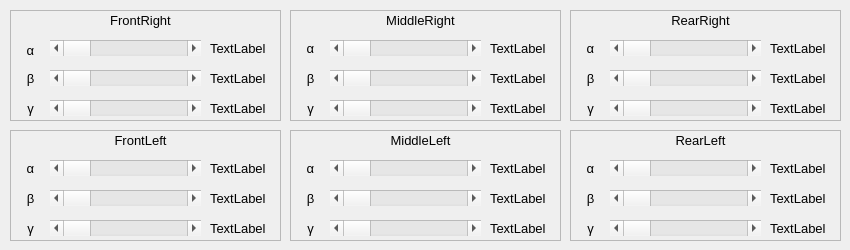
    <widget class="QWidget" name="tab">
     <attribute name="title">
      <string>自定义控制</string>
     </attribute>
     <widget class="QFrame" name="frame_5">
      <property name="geometry">
       <rect>
        <x>10</x>
        <y>10</y>
        <width>271</width>
        <height>111</height>
       </rect>
      </property>
      <property name="frameShape">
       <enum>QFrame::StyledPanel</enum>
      </property>
      <property name="frameShadow">
       <enum>QFrame::Raised</enum>
      </property>
      <widget class="QLabel" name="label_4">
       <property name="geometry">
        <rect>
         <x>90</x>
         <y>0</y>
         <width>81</width>
         <height>20</height>
        </rect>
       </property>
       <property name="font">
        <font>
         <family>Arial</family>
         <pointsize>10</pointsize>
        </font>
       </property>
       <property name="text">
        <string>FrontRight</string>
       </property>
       <property name="alignment">
        <set>Qt::AlignCenter</set>
       </property>
      </widget>
      <widget class="QLabel" name="label_5">
       <property name="geometry">
        <rect>
         <x>10</x>
         <y>30</y>
         <width>21</width>
         <height>20</height>
        </rect>
       </property>
       <property name="font">
        <font>
         <family>Arial</family>
         <pointsize>10</pointsize>
        </font>
       </property>
       <property name="text">
        <string>α</string>
       </property>
       <property name="alignment">
        <set>Qt::AlignCenter</set>
       </property>
      </widget>
      <widget class="QScrollBar" name="horizontalScrollBar">
       <property name="geometry">
        <rect>
         <x>40</x>
         <y>30</y>
         <width>151</width>
         <height>16</height>
        </rect>
       </property>
       <property name="orientation">
        <enum>Qt::Horizontal</enum>
       </property>
      </widget>
      <widget class="QLabel" name="label_6">
       <property name="geometry">
        <rect>
         <x>200</x>
         <y>30</y>
         <width>61</width>
         <height>16</height>
        </rect>
       </property>
       <property name="font">
        <font>
         <family>Arial</family>
         <pointsize>10</pointsize>
        </font>
       </property>
       <property name="text">
        <string>TextLabel</string>
       </property>
      </widget>
      <widget class="QLabel" name="label_7">
       <property name="geometry">
        <rect>
         <x>10</x>
         <y>60</y>
         <width>21</width>
         <height>16</height>
        </rect>
       </property>
       <property name="font">
        <font>
         <family>Arial</family>
         <pointsize>10</pointsize>
        </font>
       </property>
       <property name="text">
        <string>β</string>
       </property>
       <property name="alignment">
        <set>Qt::AlignCenter</set>
       </property>
      </widget>
      <widget class="QLabel" name="label_8">
       <property name="geometry">
        <rect>
         <x>10</x>
         <y>90</y>
         <width>21</width>
         <height>16</height>
        </rect>
       </property>
       <property name="font">
        <font>
         <family>Arial</family>
         <pointsize>10</pointsize>
        </font>
       </property>
       <property name="text">
        <string>γ</string>
       </property>
       <property name="alignment">
        <set>Qt::AlignCenter</set>
       </property>
      </widget>
      <widget class="QScrollBar" name="horizontalScrollBar_2">
       <property name="geometry">
        <rect>
         <x>40</x>
         <y>60</y>
         <width>151</width>
         <height>16</height>
        </rect>
       </property>
       <property name="orientation">
        <enum>Qt::Horizontal</enum>
       </property>
      </widget>
      <widget class="QScrollBar" name="horizontalScrollBar_3">
       <property name="geometry">
        <rect>
         <x>40</x>
         <y>90</y>
         <width>151</width>
         <height>16</height>
        </rect>
       </property>
       <property name="orientation">
        <enum>Qt::Horizontal</enum>
       </property>
      </widget>
      <widget class="QLabel" name="label_9">
       <property name="geometry">
        <rect>
         <x>200</x>
         <y>60</y>
         <width>61</width>
         <height>16</height>
        </rect>
       </property>
       <property name="font">
        <font>
         <family>Arial</family>
         <pointsize>10</pointsize>
        </font>
       </property>
       <property name="text">
        <string>TextLabel</string>
       </property>
      </widget>
      <widget class="QLabel" name="label_10">
       <property name="geometry">
        <rect>
         <x>200</x>
         <y>90</y>
         <width>61</width>
         <height>16</height>
        </rect>
       </property>
       <property name="font">
        <font>
         <family>Arial</family>
         <pointsize>10</pointsize>
        </font>
       </property>
       <property name="text">
        <string>TextLabel</string>
       </property>
      </widget>
     </widget>
     <widget class="QFrame" name="frame_6">
      <property name="geometry">
       <rect>
        <x>10</x>
        <y>130</y>
        <width>271</width>
        <height>111</height>
       </rect>
      </property>
      <property name="frameShape">
       <enum>QFrame::StyledPanel</enum>
      </property>
      <property name="frameShadow">
       <enum>QFrame::Raised</enum>
      </property>
      <widget class="QLabel" name="label_11">
       <property name="geometry">
        <rect>
         <x>90</x>
         <y>0</y>
         <width>81</width>
         <height>20</height>
        </rect>
       </property>
       <property name="font">
        <font>
         <family>Arial</family>
         <pointsize>10</pointsize>
        </font>
       </property>
       <property name="text">
        <string>FrontLeft</string>
       </property>
       <property name="alignment">
        <set>Qt::AlignCenter</set>
       </property>
      </widget>
      <widget class="QLabel" name="label_12">
       <property name="geometry">
        <rect>
         <x>10</x>
         <y>30</y>
         <width>21</width>
         <height>16</height>
        </rect>
       </property>
       <property name="font">
        <font>
         <family>Arial</family>
         <pointsize>10</pointsize>
        </font>
       </property>
       <property name="text">
        <string>α</string>
       </property>
       <property name="alignment">
        <set>Qt::AlignCenter</set>
       </property>
      </widget>
      <widget class="QLabel" name="label_13">
       <property name="geometry">
        <rect>
         <x>10</x>
         <y>60</y>
         <width>21</width>
         <height>16</height>
        </rect>
       </property>
       <property name="font">
        <font>
         <family>Arial</family>
         <pointsize>10</pointsize>
        </font>
       </property>
       <property name="text">
        <string>β</string>
       </property>
       <property name="alignment">
        <set>Qt::AlignCenter</set>
       </property>
      </widget>
      <widget class="QScrollBar" name="horizontalScrollBar_4">
       <property name="geometry">
        <rect>
         <x>40</x>
         <y>30</y>
         <width>151</width>
         <height>16</height>
        </rect>
       </property>
       <property name="orientation">
        <enum>Qt::Horizontal</enum>
       </property>
      </widget>
      <widget class="QScrollBar" name="horizontalScrollBar_5">
       <property name="geometry">
        <rect>
         <x>40</x>
         <y>60</y>
         <width>151</width>
         <height>16</height>
        </rect>
       </property>
       <property name="orientation">
        <enum>Qt::Horizontal</enum>
       </property>
      </widget>
      <widget class="QLabel" name="label_14">
       <property name="geometry">
        <rect>
         <x>200</x>
         <y>60</y>
         <width>61</width>
         <height>16</height>
        </rect>
       </property>
       <property name="font">
        <font>
         <family>Arial</family>
         <pointsize>10</pointsize>
        </font>
       </property>
       <property name="text">
        <string>TextLabel</string>
       </property>
      </widget>
      <widget class="QLabel" name="label_15">
       <property name="geometry">
        <rect>
         <x>200</x>
         <y>30</y>
         <width>61</width>
         <height>16</height>
        </rect>
       </property>
       <property name="font">
        <font>
         <family>Arial</family>
         <pointsize>10</pointsize>
        </font>
       </property>
       <property name="text">
        <string>TextLabel</string>
       </property>
      </widget>
      <widget class="QLabel" name="label_16">
       <property name="geometry">
        <rect>
         <x>10</x>
         <y>90</y>
         <width>21</width>
         <height>16</height>
        </rect>
       </property>
       <property name="font">
        <font>
         <family>Arial</family>
         <pointsize>10</pointsize>
        </font>
       </property>
       <property name="text">
        <string>γ</string>
       </property>
       <property name="alignment">
        <set>Qt::AlignCenter</set>
       </property>
      </widget>
      <widget class="QLabel" name="label_17">
       <property name="geometry">
        <rect>
         <x>200</x>
         <y>90</y>
         <width>61</width>
         <height>16</height>
        </rect>
       </property>
       <property name="font">
        <font>
         <family>Arial</family>
         <pointsize>10</pointsize>
        </font>
       </property>
       <property name="text">
        <string>TextLabel</string>
       </property>
      </widget>
      <widget class="QScrollBar" name="horizontalScrollBar_6">
       <property name="geometry">
        <rect>
         <x>40</x>
         <y>90</y>
         <width>151</width>
         <height>16</height>
        </rect>
       </property>
       <property name="orientation">
        <enum>Qt::Horizontal</enum>
       </property>
      </widget>
     </widget>
     <widget class="QFrame" name="frame_7">
      <property name="geometry">
       <rect>
        <x>290</x>
        <y>10</y>
        <width>271</width>
        <height>111</height>
       </rect>
      </property>
      <property name="frameShape">
       <enum>QFrame::StyledPanel</enum>
      </property>
      <property name="frameShadow">
       <enum>QFrame::Raised</enum>
      </property>
      <widget class="QLabel" name="label_18">
       <property name="geometry">
        <rect>
         <x>90</x>
         <y>0</y>
         <width>81</width>
         <height>20</height>
        </rect>
       </property>
       <property name="font">
        <font>
         <family>Arial</family>
         <pointsize>10</pointsize>
        </font>
       </property>
       <property name="text">
        <string>MiddleRight</string>
       </property>
       <property name="alignment">
        <set>Qt::AlignCenter</set>
       </property>
      </widget>
      <widget class="QLabel" name="label_19">
       <property name="geometry">
        <rect>
         <x>10</x>
         <y>30</y>
         <width>21</width>
         <height>16</height>
        </rect>
       </property>
       <property name="font">
        <font>
         <family>Arial</family>
         <pointsize>10</pointsize>
        </font>
       </property>
       <property name="text">
        <string>α</string>
       </property>
       <property name="alignment">
        <set>Qt::AlignCenter</set>
       </property>
      </widget>
      <widget class="QLabel" name="label_20">
       <property name="geometry">
        <rect>
         <x>10</x>
         <y>60</y>
         <width>21</width>
         <height>16</height>
        </rect>
       </property>
       <property name="font">
        <font>
         <family>Arial</family>
         <pointsize>10</pointsize>
        </font>
       </property>
       <property name="text">
        <string>β</string>
       </property>
       <property name="alignment">
        <set>Qt::AlignCenter</set>
       </property>
      </widget>
      <widget class="QScrollBar" name="horizontalScrollBar_7">
       <property name="geometry">
        <rect>
         <x>40</x>
         <y>30</y>
         <width>151</width>
         <height>16</height>
        </rect>
       </property>
       <property name="orientation">
        <enum>Qt::Horizontal</enum>
       </property>
      </widget>
      <widget class="QScrollBar" name="horizontalScrollBar_8">
       <property name="geometry">
        <rect>
         <x>40</x>
         <y>60</y>
         <width>151</width>
         <height>16</height>
        </rect>
       </property>
       <property name="orientation">
        <enum>Qt::Horizontal</enum>
       </property>
      </widget>
      <widget class="QLabel" name="label_21">
       <property name="geometry">
        <rect>
         <x>200</x>
         <y>60</y>
         <width>61</width>
         <height>16</height>
        </rect>
       </property>
       <property name="font">
        <font>
         <family>Arial</family>
         <pointsize>10</pointsize>
        </font>
       </property>
       <property name="text">
        <string>TextLabel</string>
       </property>
      </widget>
      <widget class="QLabel" name="label_22">
       <property name="geometry">
        <rect>
         <x>200</x>
         <y>30</y>
         <width>61</width>
         <height>16</height>
        </rect>
       </property>
       <property name="font">
        <font>
         <family>Arial</family>
         <pointsize>10</pointsize>
        </font>
       </property>
       <property name="text">
        <string>TextLabel</string>
       </property>
      </widget>
      <widget class="QLabel" name="label_23">
       <property name="geometry">
        <rect>
         <x>10</x>
         <y>90</y>
         <width>21</width>
         <height>16</height>
        </rect>
       </property>
       <property name="font">
        <font>
         <family>Arial</family>
         <pointsize>10</pointsize>
        </font>
       </property>
       <property name="text">
        <string>γ</string>
       </property>
       <property name="alignment">
        <set>Qt::AlignCenter</set>
       </property>
      </widget>
      <widget class="QLabel" name="label_24">
       <property name="geometry">
        <rect>
         <x>200</x>
         <y>90</y>
         <width>61</width>
         <height>16</height>
        </rect>
       </property>
       <property name="font">
        <font>
         <family>Arial</family>
         <pointsize>10</pointsize>
        </font>
       </property>
       <property name="text">
        <string>TextLabel</string>
       </property>
      </widget>
      <widget class="QScrollBar" name="horizontalScrollBar_9">
       <property name="geometry">
        <rect>
         <x>40</x>
         <y>90</y>
         <width>151</width>
         <height>16</height>
        </rect>
       </property>
       <property name="orientation">
        <enum>Qt::Horizontal</enum>
       </property>
      </widget>
     </widget>
     <widget class="QFrame" name="frame_8">
      <property name="geometry">
       <rect>
        <x>290</x>
        <y>130</y>
        <width>271</width>
        <height>111</height>
       </rect>
      </property>
      <property name="frameShape">
       <enum>QFrame::StyledPanel</enum>
      </property>
      <property name="frameShadow">
       <enum>QFrame::Raised</enum>
      </property>
      <widget class="QLabel" name="label_25">
       <property name="geometry">
        <rect>
         <x>90</x>
         <y>0</y>
         <width>81</width>
         <height>20</height>
        </rect>
       </property>
       <property name="font">
        <font>
         <family>Arial</family>
         <pointsize>10</pointsize>
        </font>
       </property>
       <property name="text">
        <string>MiddleLeft</string>
       </property>
       <property name="alignment">
        <set>Qt::AlignCenter</set>
       </property>
      </widget>
      <widget class="QLabel" name="label_26">
       <property name="geometry">
        <rect>
         <x>10</x>
         <y>30</y>
         <width>21</width>
         <height>16</height>
        </rect>
       </property>
       <property name="font">
        <font>
         <family>Arial</family>
         <pointsize>10</pointsize>
        </font>
       </property>
       <property name="text">
        <string>α</string>
       </property>
       <property name="alignment">
        <set>Qt::AlignCenter</set>
       </property>
      </widget>
      <widget class="QLabel" name="label_27">
       <property name="geometry">
        <rect>
         <x>10</x>
         <y>60</y>
         <width>21</width>
         <height>16</height>
        </rect>
       </property>
       <property name="font">
        <font>
         <family>Arial</family>
         <pointsize>10</pointsize>
        </font>
       </property>
       <property name="text">
        <string>β</string>
       </property>
       <property name="alignment">
        <set>Qt::AlignCenter</set>
       </property>
      </widget>
      <widget class="QScrollBar" name="horizontalScrollBar_10">
       <property name="geometry">
        <rect>
         <x>40</x>
         <y>30</y>
         <width>151</width>
         <height>16</height>
        </rect>
       </property>
       <property name="orientation">
        <enum>Qt::Horizontal</enum>
       </property>
      </widget>
      <widget class="QScrollBar" name="horizontalScrollBar_11">
       <property name="geometry">
        <rect>
         <x>40</x>
         <y>60</y>
         <width>151</width>
         <height>16</height>
        </rect>
       </property>
       <property name="orientation">
        <enum>Qt::Horizontal</enum>
       </property>
      </widget>
      <widget class="QLabel" name="label_28">
       <property name="geometry">
        <rect>
         <x>200</x>
         <y>60</y>
         <width>61</width>
         <height>16</height>
        </rect>
       </property>
       <property name="font">
        <font>
         <family>Arial</family>
         <pointsize>10</pointsize>
        </font>
       </property>
       <property name="text">
        <string>TextLabel</string>
       </property>
      </widget>
      <widget class="QLabel" name="label_29">
       <property name="geometry">
        <rect>
         <x>200</x>
         <y>30</y>
         <width>61</width>
         <height>16</height>
        </rect>
       </property>
       <property name="font">
        <font>
         <family>Arial</family>
         <pointsize>10</pointsize>
        </font>
       </property>
       <property name="text">
        <string>TextLabel</string>
       </property>
      </widget>
      <widget class="QLabel" name="label_30">
       <property name="geometry">
        <rect>
         <x>10</x>
         <y>90</y>
         <width>21</width>
         <height>16</height>
        </rect>
       </property>
       <property name="font">
        <font>
         <family>Arial</family>
         <pointsize>10</pointsize>
        </font>
       </property>
       <property name="text">
        <string>γ</string>
       </property>
       <property name="alignment">
        <set>Qt::AlignCenter</set>
       </property>
      </widget>
      <widget class="QLabel" name="label_31">
       <property name="geometry">
        <rect>
         <x>200</x>
         <y>90</y>
         <width>61</width>
         <height>16</height>
        </rect>
       </property>
       <property name="font">
        <font>
         <family>Arial</family>
         <pointsize>10</pointsize>
        </font>
       </property>
       <property name="text">
        <string>TextLabel</string>
       </property>
      </widget>
      <widget class="QScrollBar" name="horizontalScrollBar_12">
       <property name="geometry">
        <rect>
         <x>40</x>
         <y>90</y>
         <width>151</width>
         <height>16</height>
        </rect>
       </property>
       <property name="orientation">
        <enum>Qt::Horizontal</enum>
       </property>
      </widget>
     </widget>
     <widget class="QFrame" name="frame_9">
      <property name="geometry">
       <rect>
        <x>570</x>
        <y>10</y>
        <width>271</width>
        <height>111</height>
       </rect>
      </property>
      <property name="frameShape">
       <enum>QFrame::StyledPanel</enum>
      </property>
      <property name="frameShadow">
       <enum>QFrame::Raised</enum>
      </property>
      <widget class="QLabel" name="label_32">
       <property name="geometry">
        <rect>
         <x>90</x>
         <y>0</y>
         <width>81</width>
         <height>20</height>
        </rect>
       </property>
       <property name="font">
        <font>
         <family>Arial</family>
         <pointsize>10</pointsize>
        </font>
       </property>
       <property name="text">
        <string>RearRight</string>
       </property>
       <property name="alignment">
        <set>Qt::AlignCenter</set>
       </property>
      </widget>
      <widget class="QLabel" name="label_33">
       <property name="geometry">
        <rect>
         <x>10</x>
         <y>30</y>
         <width>21</width>
         <height>16</height>
        </rect>
       </property>
       <property name="font">
        <font>
         <family>Arial</family>
         <pointsize>10</pointsize>
        </font>
       </property>
       <property name="text">
        <string>α</string>
       </property>
       <property name="alignment">
        <set>Qt::AlignCenter</set>
       </property>
      </widget>
      <widget class="QLabel" name="label_34">
       <property name="geometry">
        <rect>
         <x>10</x>
         <y>60</y>
         <width>21</width>
         <height>16</height>
        </rect>
       </property>
       <property name="font">
        <font>
         <family>Arial</family>
         <pointsize>10</pointsize>
        </font>
       </property>
       <property name="text">
        <string>β</string>
       </property>
       <property name="alignment">
        <set>Qt::AlignCenter</set>
       </property>
      </widget>
      <widget class="QScrollBar" name="horizontalScrollBar_13">
       <property name="geometry">
        <rect>
         <x>40</x>
         <y>30</y>
         <width>151</width>
         <height>16</height>
        </rect>
       </property>
       <property name="orientation">
        <enum>Qt::Horizontal</enum>
       </property>
      </widget>
      <widget class="QScrollBar" name="horizontalScrollBar_14">
       <property name="geometry">
        <rect>
         <x>40</x>
         <y>60</y>
         <width>151</width>
         <height>16</height>
        </rect>
       </property>
       <property name="orientation">
        <enum>Qt::Horizontal</enum>
       </property>
      </widget>
      <widget class="QLabel" name="label_35">
       <property name="geometry">
        <rect>
         <x>200</x>
         <y>60</y>
         <width>61</width>
         <height>16</height>
        </rect>
       </property>
       <property name="font">
        <font>
         <family>Arial</family>
         <pointsize>10</pointsize>
        </font>
       </property>
       <property name="text">
        <string>TextLabel</string>
       </property>
      </widget>
      <widget class="QLabel" name="label_36">
       <property name="geometry">
        <rect>
         <x>200</x>
         <y>30</y>
         <width>61</width>
         <height>16</height>
        </rect>
       </property>
       <property name="font">
        <font>
         <family>Arial</family>
         <pointsize>10</pointsize>
        </font>
       </property>
       <property name="text">
        <string>TextLabel</string>
       </property>
      </widget>
      <widget class="QLabel" name="label_37">
       <property name="geometry">
        <rect>
         <x>10</x>
         <y>90</y>
         <width>21</width>
         <height>16</height>
        </rect>
       </property>
       <property name="font">
        <font>
         <family>Arial</family>
         <pointsize>10</pointsize>
        </font>
       </property>
       <property name="text">
        <string>γ</string>
       </property>
       <property name="alignment">
        <set>Qt::AlignCenter</set>
       </property>
      </widget>
      <widget class="QLabel" name="label_38">
       <property name="geometry">
        <rect>
         <x>200</x>
         <y>90</y>
         <width>61</width>
         <height>16</height>
        </rect>
       </property>
       <property name="font">
        <font>
         <family>Arial</family>
         <pointsize>10</pointsize>
        </font>
       </property>
       <property name="text">
        <string>TextLabel</string>
       </property>
      </widget>
      <widget class="QScrollBar" name="horizontalScrollBar_15">
       <property name="geometry">
        <rect>
         <x>40</x>
         <y>90</y>
         <width>151</width>
         <height>16</height>
        </rect>
       </property>
       <property name="orientation">
        <enum>Qt::Horizontal</enum>
       </property>
      </widget>
     </widget>
     <widget class="QFrame" name="frame_10">
      <property name="geometry">
       <rect>
        <x>570</x>
        <y>130</y>
        <width>271</width>
        <height>111</height>
       </rect>
      </property>
      <property name="frameShape">
       <enum>QFrame::StyledPanel</enum>
      </property>
      <property name="frameShadow">
       <enum>QFrame::Raised</enum>
      </property>
      <widget class="QLabel" name="label_39">
       <property name="geometry">
        <rect>
         <x>90</x>
         <y>0</y>
         <width>81</width>
         <height>20</height>
        </rect>
       </property>
       <property name="font">
        <font>
         <family>Arial</family>
         <pointsize>10</pointsize>
        </font>
       </property>
       <property name="text">
        <string>RearLeft</string>
       </property>
       <property name="alignment">
        <set>Qt::AlignCenter</set>
       </property>
      </widget>
      <widget class="QLabel" name="label_40">
       <property name="geometry">
        <rect>
         <x>10</x>
         <y>30</y>
         <width>21</width>
         <height>16</height>
        </rect>
       </property>
       <property name="font">
        <font>
         <family>Arial</family>
         <pointsize>10</pointsize>
        </font>
       </property>
       <property name="text">
        <string>α</string>
       </property>
       <property name="alignment">
        <set>Qt::AlignCenter</set>
       </property>
      </widget>
      <widget class="QLabel" name="label_41">
       <property name="geometry">
        <rect>
         <x>10</x>
         <y>60</y>
         <width>21</width>
         <height>16</height>
        </rect>
       </property>
       <property name="font">
        <font>
         <family>Arial</family>
         <pointsize>10</pointsize>
        </font>
       </property>
       <property name="text">
        <string>β</string>
       </property>
       <property name="alignment">
        <set>Qt::AlignCenter</set>
       </property>
      </widget>
      <widget class="QScrollBar" name="horizontalScrollBar_16">
       <property name="geometry">
        <rect>
         <x>40</x>
         <y>30</y>
         <width>151</width>
         <height>16</height>
        </rect>
       </property>
       <property name="orientation">
        <enum>Qt::Horizontal</enum>
       </property>
      </widget>
      <widget class="QScrollBar" name="horizontalScrollBar_17">
       <property name="geometry">
        <rect>
         <x>40</x>
         <y>60</y>
         <width>151</width>
         <height>16</height>
        </rect>
       </property>
       <property name="orientation">
        <enum>Qt::Horizontal</enum>
       </property>
      </widget>
      <widget class="QLabel" name="label_42">
       <property name="geometry">
        <rect>
         <x>200</x>
         <y>60</y>
         <width>61</width>
         <height>16</height>
        </rect>
       </property>
       <property name="font">
        <font>
         <family>Arial</family>
         <pointsize>10</pointsize>
        </font>
       </property>
       <property name="text">
        <string>TextLabel</string>
       </property>
      </widget>
      <widget class="QLabel" name="label_43">
       <property name="geometry">
        <rect>
         <x>200</x>
         <y>30</y>
         <width>61</width>
         <height>16</height>
        </rect>
       </property>
       <property name="font">
        <font>
         <family>Arial</family>
         <pointsize>10</pointsize>
        </font>
       </property>
       <property name="text">
        <string>TextLabel</string>
       </property>
      </widget>
      <widget class="QLabel" name="label_44">
       <property name="geometry">
        <rect>
         <x>10</x>
         <y>90</y>
         <width>21</width>
         <height>16</height>
        </rect>
       </property>
       <property name="font">
        <font>
         <family>Arial</family>
         <pointsize>10</pointsize>
        </font>
       </property>
       <property name="text">
        <string>γ</string>
       </property>
       <property name="alignment">
        <set>Qt::AlignCenter</set>
       </property>
      </widget>
      <widget class="QLabel" name="label_45">
       <property name="geometry">
        <rect>
         <x>200</x>
         <y>90</y>
         <width>61</width>
         <height>16</height>
        </rect>
       </property>
       <property name="font">
        <font>
         <family>Arial</family>
         <pointsize>10</pointsize>
        </font>
       </property>
       <property name="text">
        <string>TextLabel</string>
       </property>
      </widget>
      <widget class="QScrollBar" name="horizontalScrollBar_18">
       <property name="geometry">
        <rect>
         <x>40</x>
         <y>90</y>
         <width>151</width>
         <height>16</height>
        </rect>
       </property>
       <property name="orientation">
        <enum>Qt::Horizontal</enum>
       </property>
      </widget>
     </widget>
    </widget>
